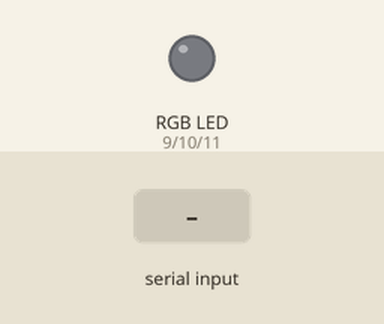
This sketch was run on a simulated Arduino Uno, built with avr-gcc and run on an emulated ATmega328P. Shown: an RGB LED mixed from three pins (HIGH = lit). The inputs (shaded band) are chosen by the test bench.

Above: at 1.2 s.
1.3 s: "R" received over Serial
At 2.5 s:
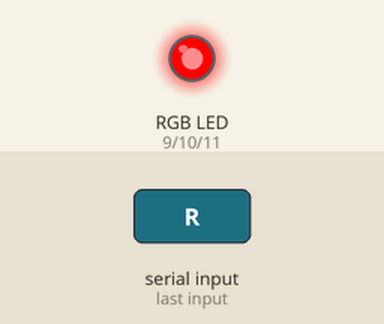
2.8 s: "G" received over Serial
At 3.6 s:
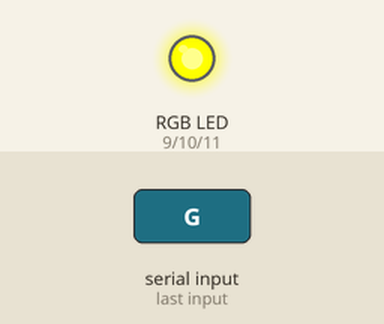
4.3 s: "B" received over Serial
At 4.8 s:
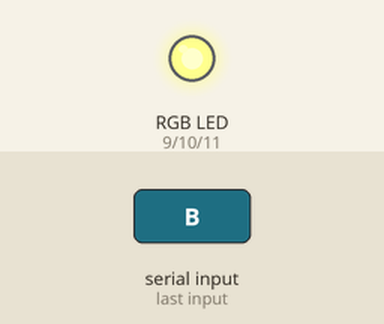
Timing chart, 0 to 7.3 s (numbered marks = the images above; inputs shaded):
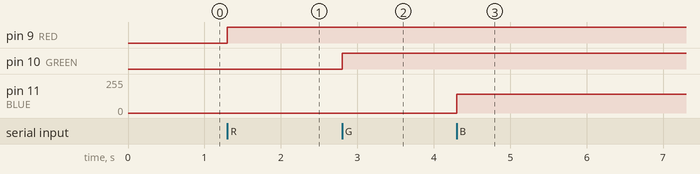

Measured:
- after the input at 1.3 s, pin 9 (RED): LOW → HIGH at once
- after the input at 2.8 s, pin 10 (GREEN): LOW → HIGH at once
- after the input at 4.3 s, pin 11 (BLUE): 0/255 → 142/255 at once

The sketch:

PhilipsLedOSC.ino
```cpp
/*
Philips Mood lightning
Derived from http://www.sparkfun.com/tutorials/152

Control the LED (with Processing/OSC) by a serial command.

To control LED R G or B send a (byte) message over the serial line in the format of

  byte(val)
  byte(color)

ex:
  123R
  72G
  0B

Because of control caracters below ASCII 127 the value range is 128 - 255.
this will be mapped to 0 - 255


WIRING:

RED    9 ---/\/\/---|>|--+
GREEN 10 ---/\/\/---|>|--+
BLUE  11 ---/\/\/---|>|--+
                         |
GND      ----------------+

*/

#define RED     9  // PWM pin 9
#define GREEN  10  // PWM pin 10
#define BLUE   11  // PWM pin 11
#define BEAT   13  // soldered on LED

// We create a buffer to memorize values from the serial input
char buff[11] = {0, 0, 0, 0, 0, 0, 0, 0, 0, 0, 0};

void setup() {
  Serial.begin(9600);      // set serial to 9600 baud rate
  pinMode(RED,   OUTPUT);
  pinMode(GREEN, OUTPUT);
  pinMode(BLUE,  OUTPUT);
}

void loop(){
  if (Serial.available() > 0) { //  Check if there is a new message

    // shift the buffer
    for (int i=0; i<10; i++) {
      buff[i]=buff[i+1];
    }

    // put last recieved byte into the buffer
    buff[10] = Serial.read();

    if (buff[10] == 'R') {
      analogWrite(RED,   calculateColor());
    }
    if (buff[10] == 'G') {
      analogWrite(GREEN, calculateColor());
    }
    if (buff[10] == 'B') {
      analogWrite(BLUE,  calculateColor());
    }
  }
}

// retrieve value from previous byte from buffer
// and map it back to a range from 128-155 to 0 - 255
int calculateColor() {
  return int((byte(buff[9]) - 128) * 2);
}
```
